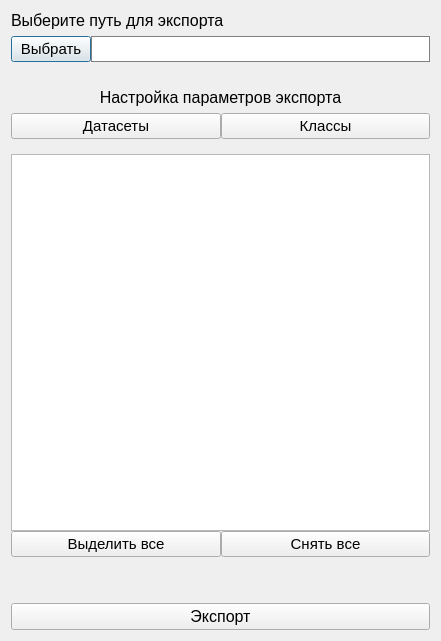
<?xml version="1.0" encoding="UTF-8"?>
<ui version="4.0">
 <class>dialog_export</class>
 <widget class="QDialog" name="dialog_export">
  <property name="geometry">
   <rect>
    <x>0</x>
    <y>0</y>
    <width>441</width>
    <height>641</height>
   </rect>
  </property>
  <property name="windowTitle">
   <string>Dialog</string>
  </property>
  <layout class="QVBoxLayout" name="verticalLayout">
   <item>
    <widget class="QLabel" name="label">
     <property name="font">
      <font>
       <pointsize>12</pointsize>
      </font>
     </property>
     <property name="text">
      <string>Выберите путь для экспорта</string>
     </property>
    </widget>
   </item>
   <item>
    <layout class="QHBoxLayout" name="horizontalLayout" stretch="0,1">
     <property name="spacing">
      <number>0</number>
     </property>
     <item>
      <widget class="QPushButton" name="button_choose_path">
       <property name="font">
        <font>
         <pointsize>11</pointsize>
        </font>
       </property>
       <property name="text">
        <string>Выбрать</string>
       </property>
      </widget>
     </item>
     <item>
      <widget class="QLabel" name="label_path">
       <property name="font">
        <font>
         <pointsize>11</pointsize>
        </font>
       </property>
       <property name="styleSheet">
        <string notr="true">border: 1px solid gray;
background-color: white;</string>
       </property>
       <property name="text">
        <string/>
       </property>
      </widget>
     </item>
    </layout>
   </item>
   <item>
    <spacer name="verticalSpacer_2">
     <property name="orientation">
      <enum>Qt::Vertical</enum>
     </property>
     <property name="sizeType">
      <enum>QSizePolicy::Fixed</enum>
     </property>
     <property name="sizeHint" stdset="0">
      <size>
       <width>20</width>
       <height>20</height>
      </size>
     </property>
    </spacer>
   </item>
   <item>
    <widget class="QLabel" name="label_2">
     <property name="font">
      <font>
       <pointsize>12</pointsize>
      </font>
     </property>
     <property name="text">
      <string>Настройка параметров экспорта</string>
     </property>
     <property name="alignment">
      <set>Qt::AlignCenter</set>
     </property>
    </widget>
   </item>
   <item>
    <layout class="QHBoxLayout" name="horizontalLayout_2">
     <property name="spacing">
      <number>0</number>
     </property>
     <item>
      <widget class="QPushButton" name="button_enable_datasets">
       <property name="font">
        <font>
         <pointsize>11</pointsize>
        </font>
       </property>
       <property name="text">
        <string>Датасеты</string>
       </property>
      </widget>
     </item>
     <item>
      <widget class="QPushButton" name="button_enable_classes">
       <property name="font">
        <font>
         <pointsize>11</pointsize>
        </font>
       </property>
       <property name="text">
        <string>Классы</string>
       </property>
      </widget>
     </item>
    </layout>
   </item>
   <item>
    <widget class="QStackedWidget" name="stack_export">
     <property name="minimumSize">
      <size>
       <width>0</width>
       <height>400</height>
      </size>
     </property>
     <property name="currentIndex">
      <number>0</number>
     </property>
     <widget class="QWidget" name="page_2">
      <layout class="QVBoxLayout" name="verticalLayout_2">
       <property name="spacing">
        <number>0</number>
       </property>
       <property name="leftMargin">
        <number>0</number>
       </property>
       <property name="topMargin">
        <number>9</number>
       </property>
       <property name="rightMargin">
        <number>0</number>
       </property>
       <property name="bottomMargin">
        <number>0</number>
       </property>
       <item>
        <widget class="QListWidget" name="list_choose_datasets">
         <property name="styleSheet">
          <string notr="true">QListWidget {
    font-size: 11pt;
}

QListWidget::item {
    padding: 6px 8px;
    margin: 2px 4px;
    border: 1px solid #cccccc;
    border-radius: 4px;
    background-color: transparent;
}

QListWidget::item:selected {
    background-color: #d0e4f7;  /* мягкий голубой */
    color: #333333;
    border: 1px solid #6699cc;
}</string>
         </property>
        </widget>
       </item>
       <item>
        <layout class="QHBoxLayout" name="horizontalLayout_3">
         <property name="spacing">
          <number>0</number>
         </property>
         <item>
          <widget class="QPushButton" name="button_choose_all">
           <property name="font">
            <font>
             <pointsize>11</pointsize>
            </font>
           </property>
           <property name="text">
            <string>Выделить все</string>
           </property>
          </widget>
         </item>
         <item>
          <widget class="QPushButton" name="button_cancel_all">
           <property name="font">
            <font>
             <pointsize>11</pointsize>
            </font>
           </property>
           <property name="text">
            <string>Снять все</string>
           </property>
          </widget>
         </item>
        </layout>
       </item>
      </layout>
     </widget>
     <widget class="QWidget" name="page_2">
      <layout class="QVBoxLayout" name="verticalLayout_3">
       <property name="spacing">
        <number>0</number>
       </property>
       <property name="leftMargin">
        <number>0</number>
       </property>
       <property name="rightMargin">
        <number>0</number>
       </property>
       <property name="bottomMargin">
        <number>0</number>
       </property>
       <item>
        <widget class="QListWidget" name="list_choose_classes">
         <property name="styleSheet">
          <string notr="true">QListWidget {
    font-size: 11pt;
}

QListWidget::item {
    padding: 6px 8px;
    margin: 2px 4px;
    border: 1px solid #cccccc;
    border-radius: 4px;
    background-color: transparent;
}

QListWidget::item:selected {
    background-color: #d0e4f7;  /* мягкий голубой */
    color: #333333;
    border: 1px solid #6699cc;
}</string>
         </property>
        </widget>
       </item>
      </layout>
     </widget>
    </widget>
   </item>
   <item>
    <spacer name="verticalSpacer">
     <property name="orientation">
      <enum>Qt::Vertical</enum>
     </property>
     <property name="sizeType">
      <enum>QSizePolicy::Fixed</enum>
     </property>
     <property name="sizeHint" stdset="0">
      <size>
       <width>20</width>
       <height>40</height>
      </size>
     </property>
    </spacer>
   </item>
   <item>
    <widget class="QPushButton" name="button_start_export">
     <property name="font">
      <font>
       <pointsize>12</pointsize>
      </font>
     </property>
     <property name="styleSheet">
      <string notr="true">QDialog &gt; QPushButton {
	background-color: rgb(88, 239, 255);
}

QDialog &gt; QPushButton:hover {
	background-color: white;
}</string>
     </property>
     <property name="text">
      <string>Экспорт</string>
     </property>
    </widget>
   </item>
  </layout>
 </widget>
 <resources/>
 <connections/>
</ui>
